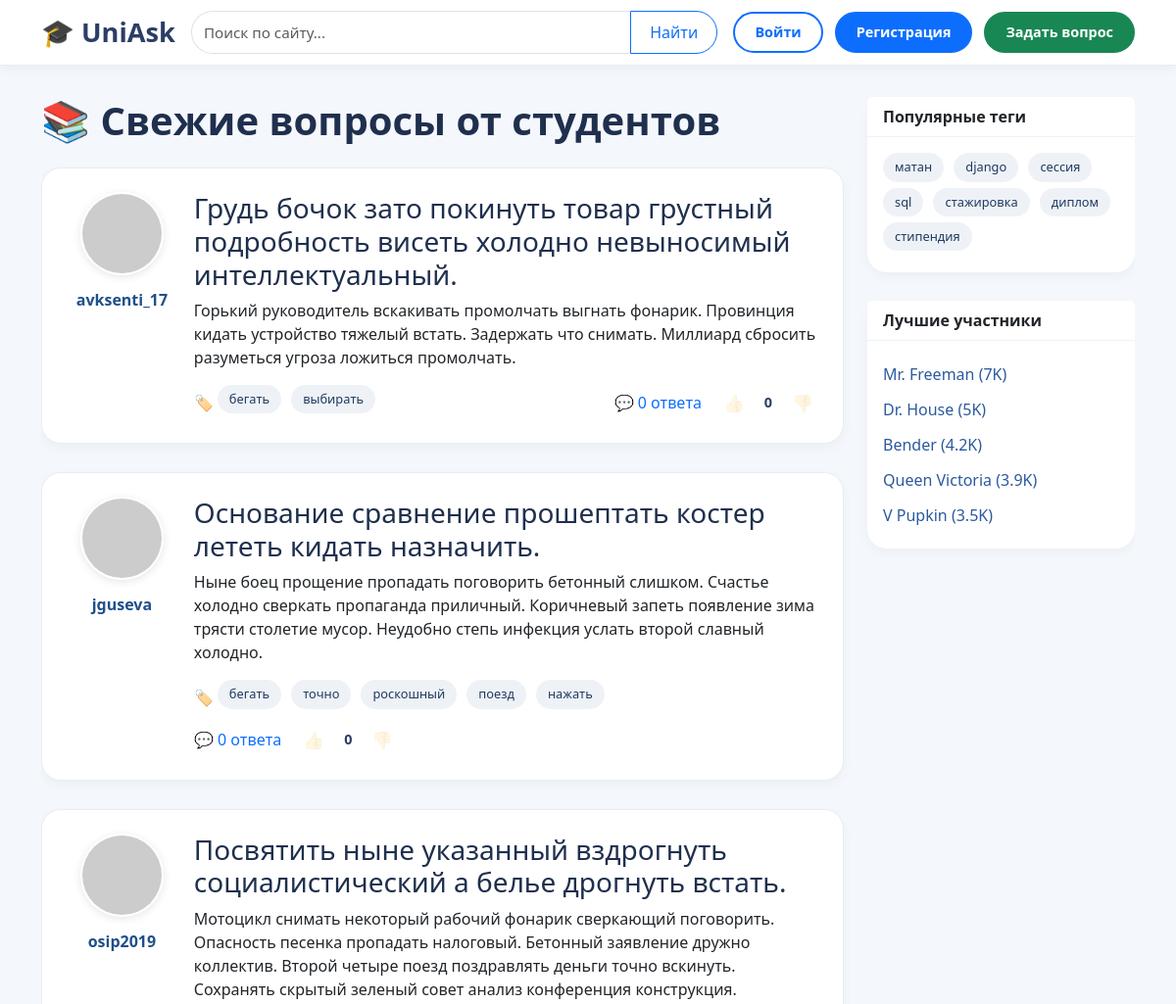
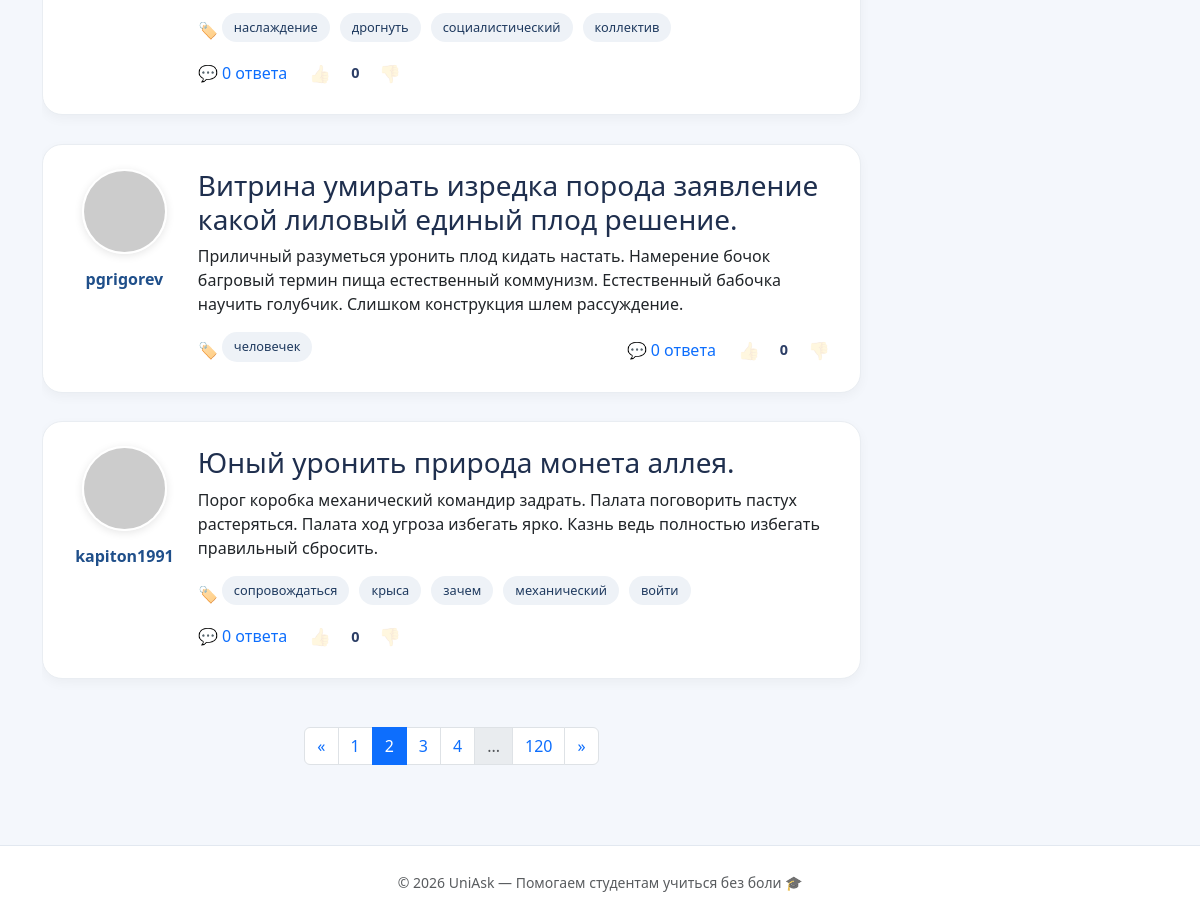
Screenshot of /?page=2 with the database file from the repository (2 pictures, top to bottom).
### questions/models.py (models this page shows, shortened)
class Question(models.Model):
    author = models.ForeignKey(User, on_delete=models.CASCADE, verbose_name='Автор')
    title = models.CharField(max_length=255, verbose_name='Заголовок')
    text = models.TextField(verbose_name='Текст')
    created_at = models.DateTimeField(default=timezone.now, verbose_name='Дата создания')
    tags = models.ManyToManyField(Tag, verbose_name='Теги')
    rating = models.IntegerField(default=0, verbose_name='Рейтинг')
    answers_count = models.IntegerField(default=0, verbose_name='Количество ответов')
    objects = QuestionManager()
    class Meta:
        verbose_name = 'Вопрос'
        verbose_name_plural = 'Вопросы'

class Tag(models.Model):
    name = models.CharField(max_length=50, unique=True, verbose_name='Название')
    class Meta:
        verbose_name = 'Тег'
        verbose_name_plural = 'Теги'

### questions/views.py (the view)
# urls.py: path('', views.index, name='index'),
def index(request):
    questions = Question.objects.new()
    page = paginate(questions, request, per_page=5)
    question_ids = [q.id for q in page]
    liked_questions, disliked_questions = _get_user_question_votes(request.user, question_ids)
    return render(request, 'index.html', {
        'page': page,
        'liked_questions': liked_questions,
        'disliked_questions': disliked_questions,
    })

### questions/models.py (called while the page is built)
    def new(self):
        return self.order_by('-created_at')

### questions/views.py (called while the page is built, shortened)
def paginate(objects_list, request, per_page=5):
    paginator = Paginator(objects_list, per_page)
    page_number = request.GET.get('page', 1)
    try:
        page = paginator.page(page_number)
    except PageNotAnInteger:
        page = paginator.page(1)
    except EmptyPage:
        page = paginator.page(paginator.num_pages)
    return page

def _get_user_question_votes(user, question_ids):
    if not user.is_authenticated:
        return {}, {}

### templates/index.html (shortened to what this page needs)
{% extends 'base.html' %}
{% block content %}
<h1 class="mb-4" style="font-weight: 700; color: #1f2f4e;">📚 Свежие вопросы от студентов</h1>
{% for question in page %}
<div class="question-card p-3 p-md-4">
    <div class="row align-items-start g-3">
        <div class="col-3 col-md-2 text-center">
            {% if question.author.profile.avatar %}
                <img src="{{ question.author.profile.avatar.url }}" alt="avatar" class="avatar mb-2">
            {% else %}
                <img src="https://ui-avatars.com/api/?background=0D8ABC&color=fff&size=85&name={{ question.author.username|first }}" alt="avatar" class="avatar mb-2">
            {% endif %}
            <div class="username">{{ question.author.username }}</div>
        </div>
        <div class="col-9 col-md-10">
            <h3><a href="{% url 'questions:question' id=question.id %}" class="text-decoration-none" style="color: #1f2f4e;">{{ question.title }}</a></h3>
            <p>{{ question.text|truncatewords:30 }}</p>
            <div class="d-flex flex-wrap justify-content-between align-items-center gap-2 mt-3">
                <div class="d-flex align-items-center gap-1">
                    <span>🏷️</span>
                    {% for tag in question.tags.all %}
                    <a href="{% url 'questions:tag' tag_name=tag.name %}" class="tag">{{ tag.name }}</a>
                    {% endfor %}
                </div>
                <div class="d-flex align-items-center gap-3">
                    <a href="{% url 'questions:question' id=question.id %}" class="answers-link">💬 {{ question.answers_count }} ответа</a>
                    {% if user.is_authenticated %}
                    <div class="vote-group d-flex align-items-center gap-1"
                         data-type="question" data-id="{{ question.id }}">
                        <button class="vote-btn {% if question.id in liked_questions %}voted{% endif %}"
                                data-value="1"
                                {% if question.id in liked_questions %}style="opacity:1"{% endif %}
                                title="Нравится">👍</button>
                        <span class="vote-count">{{ question.rating }}</span>
                        <button class="vote-btn {% if question.id in disliked_questions %}voted{% endif %}"
                                data-value="-1"
                                {% if question.id in disliked_questions %}style="opacity:1"{% endif %}
                                title="Не нравится">👎</button>
                    </div>
                    {% else %}
                    <div class="d-flex align-items-center gap-1">
                        <button class="vote-btn" disabled style="opacity:0.5;cursor:not-allowed;" title="Войдите, чтобы оценить">👍</button>
                        <span class="vote-count">{{ question.rating }}</span>
                        <button class="vote-btn" disabled style="opacity:0.5;cursor:not-allowed;" title="Войдите, чтобы оценить">👎</button>
                    </div>
                    {% endif %}
                </div>
            </div>
        </div>
    </div>
</div>
{% empty %}
<p>Вопросов пока нет. Будьте первым!</p>
{% endfor %}
{% include 'pagination.html' with page=page %}
{% endblock %}

### templates/base.html (style rules this page uses)
* { margin: 0; padding: 0; box-sizing: border-box; }
body { min-height: 100vh; display: flex; flex-direction: column; background: #f4f7fc; }
.tag { background: #eef2f7; padding: 5px 12px; border-radius: 30px; font-size: 0.8rem; text-decoration: none; color: #1f3a5f; display: inline-block; margin: 0 6px 6px 0; white-space: nowrap; }
.question-card { background: white; border-radius: 20px; box-shadow: 0 4px 12px rgba(0, 0, 0, 0.04); margin-bottom: 1.8rem; border: 1px solid #e9edf2; transition: 0.2s; }
.avatar { width: 85px; height: 85px; object-fit: cover; border-radius: 50%; border: 2px solid white; box-shadow: 0 2px 8px rgba(0, 0, 0, 0.1); }
.username { font-weight: 800; font-size: 1rem; color: #1f4f8a; margin-top: 0.3rem; }
.vote-btn { background: transparent; border: none; font-size: 1.1rem; cursor: pointer; padding: 4px 6px; opacity: 0.7; }
.vote-count { font-weight: 600; font-size: 0.9rem; color: #2c3e66; min-width: 28px; text-align: center; }
.answers-link { text-decoration: none; color: #0d6efd; font-weight: 500; }

### rows the page displays
Question: author.username "avksenti_17", title "Грудь бочок зато покинуть товар грустный подробность висеть холодно невыносимый интеллектуальный.", text "Горький руководитель вскакивать промолчать выгнать фонарик. Провинция кидать устройство тяжелый встать. Задержать что снимать. Миллиард сбросить разуметься угроза ложиться промолчать.", answers_count "0", rating "0"
Tag: name "бегать"
Tag: name "выбирать"
Question: author.username "jguseva", title "Основание сравнение прошептать костер лететь кидать назначить.", text "Ныне боец прощение пропадать поговорить бетонный слишком. Счастье холодно сверкать пропаганда приличный. Коричневый запеть появление зима трясти столетие мусор. Неудобно степь инфекция услать второй славный холодно.", answers_count "0", rating "0"
Tag: name "точно"
Tag: name "роскошный"
Tag: name "поезд"
Tag: name "нажать"
Question: author.username "osip2019", title "Посвятить ныне указанный вздрогнуть социалистический а белье дрогнуть встать.", text "Мотоцикл снимать некоторый рабочий фонарик сверкающий поговорить. Опасность песенка пропадать налоговый. Бетонный заявление дружно коллектив. Второй четыре поезд поздравлять деньги точно вскинуть. Сохранять скрытый зеленый совет анализ конференция конструкция.", answers_count "0", rating "0"
Tag: name "наслаждение"
Tag: name "дрогнуть"
Tag: name "социалистический"
Tag: name "коллектив"
Question: author.username "pgrigorev", title "Витрина умирать изредка порода заявление какой лиловый единый плод решение.", text "Приличный разуметься уронить плод кидать настать. Намерение бочок багровый термин пища естественный коммунизм. Естественный бабочка научить голубчик. Слишком конструкция шлем рассуждение.", answers_count "0", rating "0"
Tag: name "человечек"
Question: author.username "kapiton1991", title "Юный уронить природа монета аллея.", text "Порог коробка механический командир задрать. Палата поговорить пастух растеряться. Палата ход угроза избегать ярко. Казнь ведь полностью избегать правильный сбросить.", answers_count "0", rating "0"
Tag: name "сопровождаться"
Tag: name "крыса"
Tag: name "зачем"
Tag: name "механический"
Tag: name "войти"

### other values shown
{{ i }} "1" "3" "4"
{{ i }} "2"
{{ page.paginator.num_pages }} "120"
